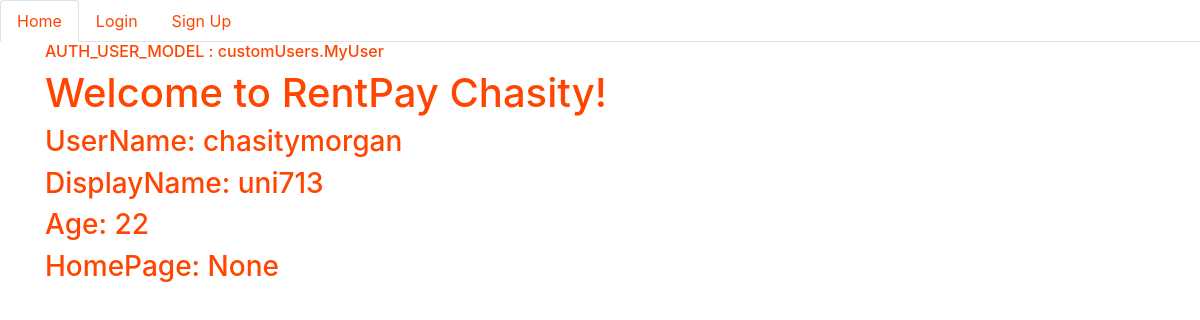
The page / (signed in) on the database its author committed.
### customUsers/models.py (models this page shows, shortened)
class MyUser(AbstractUser):
    firstname = models.CharField(max_length=120, blank=True, null=True)
    lastname = models.CharField(max_length=120, blank=True, null=True)
    displayname = models.CharField(max_length=120, blank=True, null=True)
    age = models.IntegerField(blank=True, null=True)
    about = models.TextField(blank=True, null=True)
    homepage = models.URLField(blank=True, null=True)
    REQUIRED_FIELDS = ['firstname', 'lastname', 'age', 'homepage']

### homepage/views.py (the view)
# urls.py: path('', views.index_view, name="homepage"),
def index_view(request):
    return render(request, 'index.html', {'display' : settings.AUTH_USER_MODEL, 'index': 'active'})

### templates/index.html (shortened to what this page needs)
<!DOCTYPE html>
<html lang="en">
<head>
    <link rel="stylesheet" href="https://stackpath.bootstrapcdn.com/bootstrap/4.5.1/css/bootstrap.min.css"
>
</head>
<body>
    <ul class="nav nav-tabs" style="color: orangered;">
        <li class="nav-item">
            <a class="nav-link {{index}}" href="/" style="color: orangered;">Home</a>
        </li>
        {% if request.custom_user.is_authenticated %}
        <li class="nav-item">
            <a class="nav-link " href="/logout/" style="color: orangered;">Logout</a>
        </li>
        {% else %}
        <li class="nav-item">
            <a class="nav-link {{login}}" href="/login/" style="color: orangered;">Login</a>
        </li>
        <li class="nav-item">
            <a class="nav-link {{signup}}" href="/signup/" style="color: orangered;">Sign Up</a>
        </li>
        {% endif %}
    </ul>
    <div class="container" style="color: orangered;">
        <h6>AUTH_USER_MODEL : {{ display }}</h6>
        {% if request.user.is_authenticated %}
        <h1>Welcome to RentPay {{ request.user.firstname }}!</h1>
        <h3>UserName: {{ request.user.username }}</h3>
        <h3>DisplayName: {{ request.user.displayname }}</h3>
        <h3>Age: {{ request.user.age }}</h3>
        <h3>HomePage: {{ request.user.homepage }}</h3>
        {% else %}
        <h1>Welcome to RentPay</h1>
        {% endif %}
    </div>
</body>
</html>

### rows shown on the page
MyUser: user.firstname "Chasity", user.username "chasitymorgan", user.displayname "uni713", user.age "22", user.homepage "None"

### other values the page prints
{{ display }} "customUsers.MyUser"
